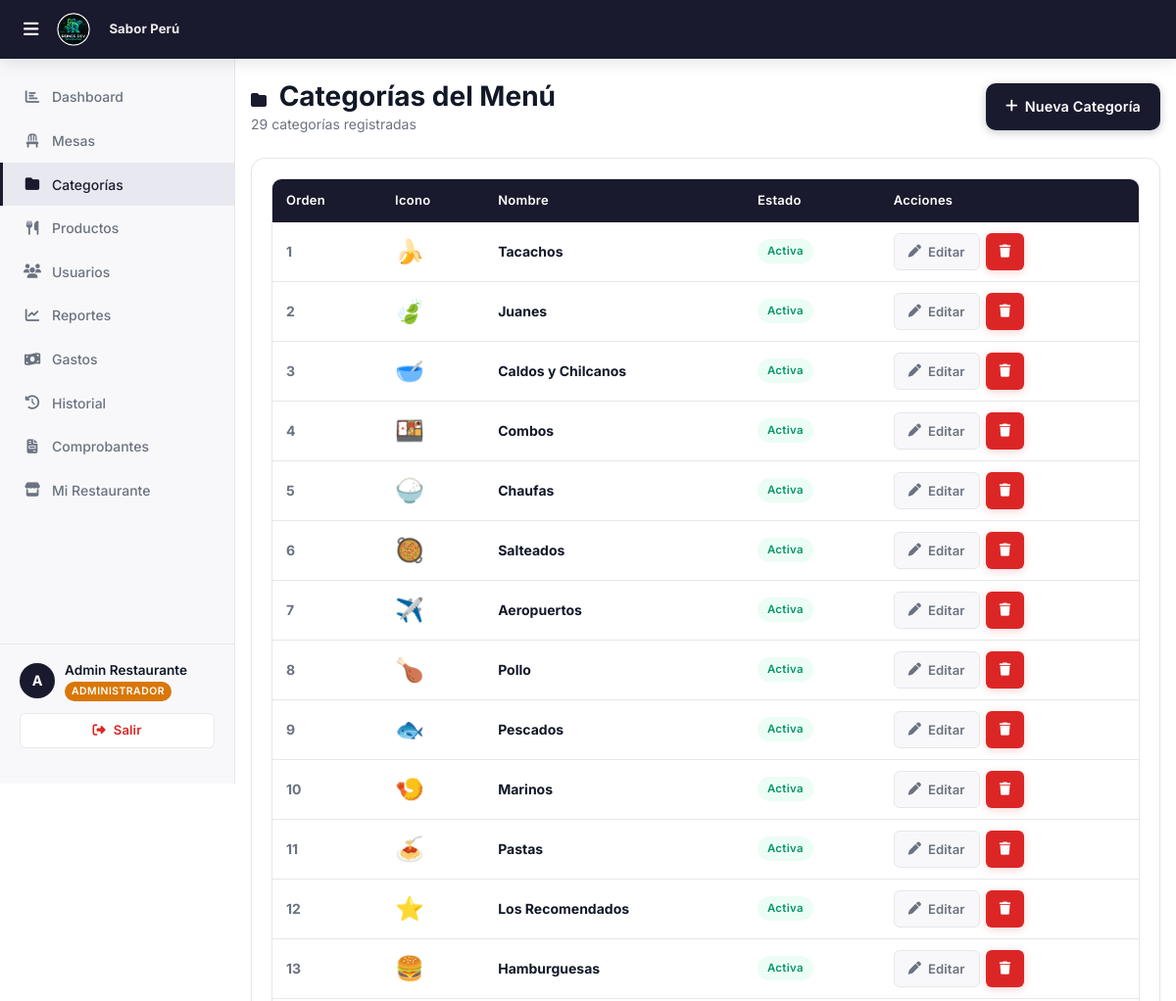
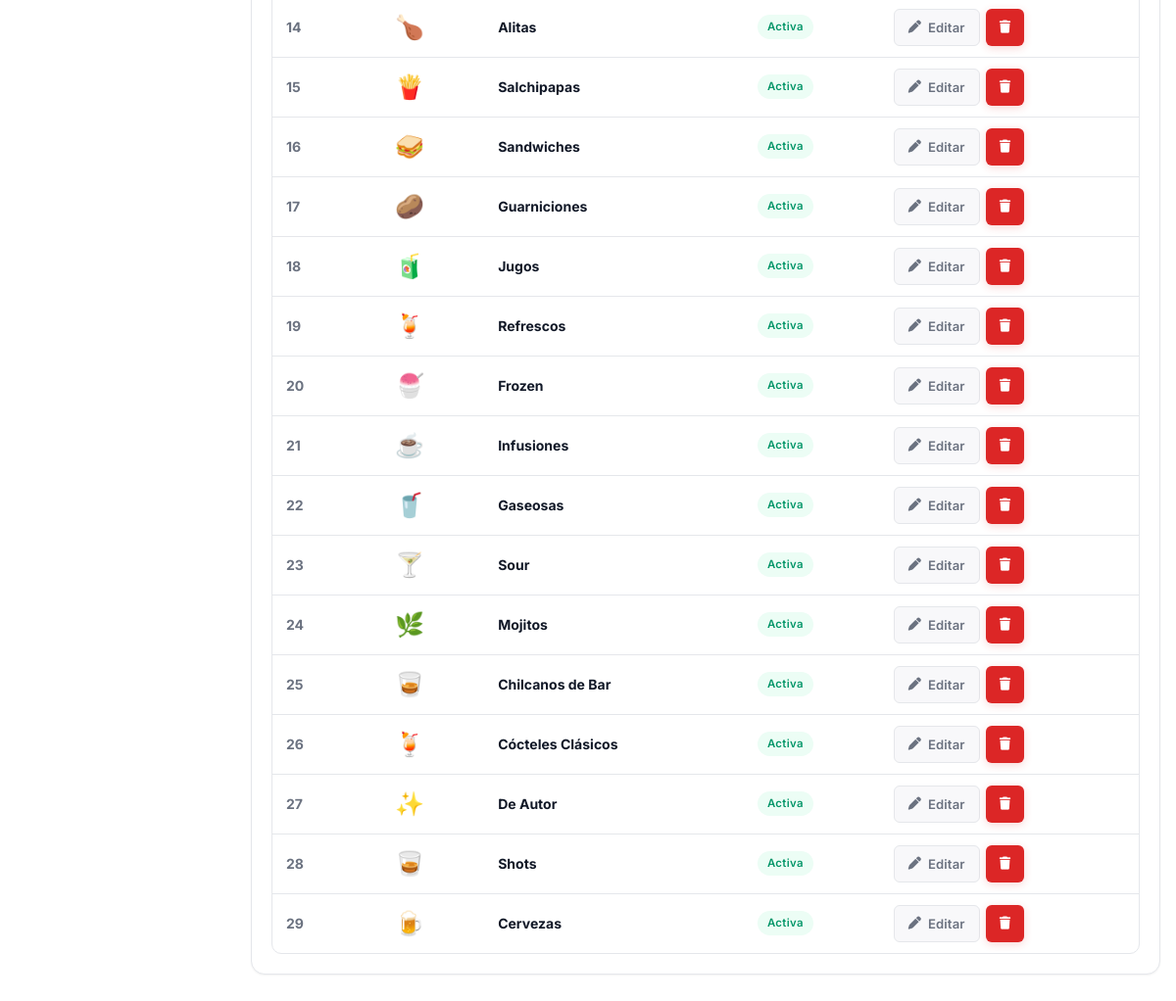
/roles/admin/menu_categorias.php (signed in), run on the app's committed database (2 pictures, top to bottom).
### tables this page shows
CREATE TABLE IF NOT EXISTS facturacion_config (
    id                  INT PRIMARY KEY AUTO_INCREMENT,
    restaurante_id      INT          NOT NULL UNIQUE,
    ruc                 VARCHAR(11)  DEFAULT NULL,
    razon_social        VARCHAR(200) DEFAULT NULL,
    direccion_fiscal    VARCHAR(300) DEFAULT NULL,
    serie_boleta        VARCHAR(4)   DEFAULT 'B001',
    serie_factura       VARCHAR(4)   DEFAULT 'F001',
    correlativo_boleta  INT          DEFAULT 0,
    correlativo_factura INT          DEFAULT 0,
    pie_mensaje         VARCHAR(300) DEFAULT '¡Gracias por su visita!',
    logo                VARCHAR(255) DEFAULT NULL,
    updated_at          TIMESTAMP    DEFAULT CURRENT_TIMESTAMP ON UPDATE CURRENT_TIMESTAMP,
    FOREIGN KEY (restaurante_id) REFERENCES restaurantes(id) ON DELETE CASCADE
);

CREATE TABLE IF NOT EXISTS restaurantes (
    id         INT PRIMARY KEY AUTO_INCREMENT,
    nombre     VARCHAR(100) NOT NULL,
    logo       VARCHAR(255) DEFAULT NULL,
    activo     TINYINT(1)   DEFAULT 1,
    created_at TIMESTAMP    DEFAULT CURRENT_TIMESTAMP
);

CREATE TABLE IF NOT EXISTS categorias (
    id              INT PRIMARY KEY AUTO_INCREMENT,
    restaurante_id  INT NOT NULL,
    nombre          VARCHAR(80)  NOT NULL,
    icono           VARCHAR(10)  DEFAULT '🍽️',
    orden           INT          DEFAULT 0,
    activo          TINYINT(1)   DEFAULT 1,
    FOREIGN KEY (restaurante_id) REFERENCES restaurantes(id) ON DELETE CASCADE
);

### roles/admin/menu_categorias.php (the view, shortened to what this page needs)
<?php
$restauranteId = $_SESSION['restaurante_id'];
$db = getDB();
$st = $db->prepare("SELECT * FROM categorias WHERE restaurante_id = ? ORDER BY orden ASC, id ASC");
$st->execute([$restauranteId]);
$categorias = $st->fetchAll();
require_once '../../includes/header.php';
?>
        <div class="page-content">
            <div class="d-flex align-center justify-between mb-24">
                <div>
                    <h1><i class="fa-solid fa-folder" style="font-size:1rem;margin-right:6px;color:var(--primary);"></i> Categorías del Menú</h1>
                    <p><?= count($categorias) ?> categorías registradas</p>
                </div>
                <button class="btn btn-primario" onclick="nuevaCategoria()" id="btn-nueva-cat">
                    <i class="fa-solid fa-plus"></i> Nueva Categoría
                </button>
            </div>
            <div class="card">
                <?php if ($categorias): ?>
                <div class="table-wrap">
                    <table>
                        <thead>
                            <tr>
                                <th>Orden</th>
                                <th>Icono</th>
                                <th>Nombre</th>
                                <th>Estado</th>
                                <th>Acciones</th>
                            </tr>
                        </thead>
                        <tbody>
                            <?php foreach ($categorias as $c): ?>
                            <tr>
                                <td style="color:var(--text-secondary);font-weight:700;"><?= $c['orden'] ?></td>
                                <td style="font-size:1.5rem;"><?= htmlspecialchars($c['icono']) ?></td>
                                <td><strong><?= htmlspecialchars($c['nombre']) ?></strong></td>
                                <td>
                                    <span class="badge <?= $c['activo'] ? 'badge-verde' : 'badge-gris' ?>">
                                        <?= $c['activo'] ? 'Activa' : 'Inactiva' ?>
                                    </span>
                                </td>
                                <td>
                                    <div style="display:flex;gap:6px;">
                                        <button class="btn btn-ghost btn-sm" title="Editar"
                                            onclick='editarCategoria(<?= json_encode($c) ?>)'>
                                            <i class="fa-solid fa-pen"></i> Editar
                                        </button>
                                        <button class="btn btn-peligro btn-sm" title="Eliminar"
                                            onclick="eliminarCategoria(<?= $c['id'] ?>, '<?= htmlspecialchars($c['nombre'], ENT_QUOTES) ?>')">
                                            <i class="fa-solid fa-trash"></i>
                                        </button>
                                    </div>
                                </td>
                            </tr>
                            <?php endforeach; ?>
                        </tbody>
                    </table>
                </div>
                <?php endif; ?>
            </div>
        </div>
<?php require_once '../../includes/footer.php'; ?>

### includes/header.php (shortened to what this page needs)
<?php
$rolLabel = [
    'superadmin' => 'Super Admin',
    'admin'      => 'Administrador',
    'atencion'   => 'Atención',
    'cocina'     => 'Cocina',
][$_SESSION['rol']] ?? $_SESSION['rol'];
$nombreInicial = strtoupper(substr($_SESSION['nombre'] ?? 'U', 0, 1));
$_brandingLogo   = BASE_URL . '/assets/logo.png';
$_brandingNombre = 'R.DEV';
if (!empty($_SESSION['restaurante_id']) && $_SESSION['rol'] !== 'superadmin') {
    try {
        $_dbB = getDB();
        $_stB = $_dbB->prepare("
            SELECT fc.logo, fc.nombre_comercial, r.nombre
            FROM restaurantes r
            LEFT JOIN facturacion_config fc ON fc.restaurante_id = r.id
            WHERE r.id = ?
        ");
        $_stB->execute([$_SESSION['restaurante_id']]);
        $_brand = $_stB->fetch();
        if ($_brand) {
            $_brandingNombre = htmlspecialchars(
                !empty($_brand['nombre_comercial']) ? $_brand['nombre_comercial'] : $_brand['nombre']
            );
        }
    } catch (Exception $_eB) {  }
}
?>
<!DOCTYPE html>
<html lang="es">
<head>
    <link rel="stylesheet" href="https://cdnjs.cloudflare.com/ajax/libs/font-awesome/6.5.1/css/all.min.css">
    <link rel="stylesheet" href="<?= BASE_URL ?>/assets/css/main.css?v=<?= filemtime(__DIR__ . '/../assets/css/main.css') ?>">
</head>
<body>
<nav class="navbar">
    <div class="navbar-brand">
        <?php if ($_SESSION['rol'] === 'superadmin'): ?>
            <img src="<?= BASE_URL ?>/assets/logo.png" alt="R.DEV" style="height:32px;width:auto;">
        <?php else: ?>
            <img src="<?= $_brandingLogo ?>" alt="<?= $_brandingNombre ?>"
                 style="height:36px;width:auto;max-width:120px;object-fit:contain;border-radius:4px;">
            <span style="font-size:.82rem;font-weight:700;color:rgba(255,255,255,.92);margin-left:8px;
                         max-width:160px;overflow:hidden;text-overflow:ellipsis;white-space:nowrap;
                         letter-spacing:.01em;">
                <?= $_brandingNombre ?>
            </span>
        <?php endif; ?>
    </div>
</nav>
<div class="layout-admin">
    <?php include __DIR__ . '/sidebar.php'; ?>
    <div class="main-content">

### includes/sidebar.php (shortened to what this page needs)
<?php
$rol = $_SESSION['rol'];
?>
<aside class="sidebar">
    <ul class="sidebar-menu">
        <?php if ($rol === 'superadmin'): ?>
            <li><a href="<?= BASE_URL ?>/roles/superadmin/dashboard.php"><span class="menu-icon"><i class="fa-solid fa-globe"></i></span> Dashboard Global</a></li>
            <li><a href="<?= BASE_URL ?>/roles/superadmin/restaurantes.php"><span class="menu-icon"><i class="fa-solid fa-store"></i></span> Restaurantes</a></li>
            <li><a href="<?= BASE_URL ?>/roles/superadmin/perfil.php"><span class="menu-icon"><i class="fa-solid fa-user-shield"></i></span> Mi Perfil</a></li>
        <?php elseif ($rol === 'admin'): ?>
            <li><a href="<?= BASE_URL ?>/roles/admin/dashboard.php"><span class="menu-icon"><i class="fa-solid fa-chart-bar"></i></span> Dashboard</a></li>
            <li><a href="<?= BASE_URL ?>/roles/admin/mesas.php"><span class="menu-icon"><i class="fa-solid fa-chair"></i></span> Mesas</a></li>
            <li><a href="<?= BASE_URL ?>/roles/admin/menu_categorias.php"><span class="menu-icon"><i class="fa-solid fa-folder"></i></span> Categorías</a></li>
            <li><a href="<?= BASE_URL ?>/roles/admin/menu_productos.php"><span class="menu-icon"><i class="fa-solid fa-utensils"></i></span> Productos</a></li>
            <li><a href="<?= BASE_URL ?>/roles/admin/usuarios.php"><span class="menu-icon"><i class="fa-solid fa-users"></i></span> Usuarios</a></li>
            <li><a href="<?= BASE_URL ?>/roles/admin/reportes.php"><span class="menu-icon"><i class="fa-solid fa-chart-line"></i></span> Reportes</a></li>
            <li><a href="<?= BASE_URL ?>/roles/admin/gastos.php"><span class="menu-icon"><i class="fa-solid fa-money-bill-wave"></i></span> Gastos</a></li>
            <li><a href="<?= BASE_URL ?>/roles/admin/historial.php"><span class="menu-icon"><i class="fa-solid fa-clock-rotate-left"></i></span> Historial</a></li>
            <li><a href="<?= BASE_URL ?>/roles/admin/historial_comprobantes.php"><span class="menu-icon"><i class="fa-solid fa-file-invoice"></i></span> Comprobantes</a></li>
            <li><a href="<?= BASE_URL ?>/roles/admin/config_facturacion.php"><span class="menu-icon"><i class="fa-solid fa-store"></i></span> Mi Restaurante</a></li>
        <?php elseif ($rol === 'cocina'): ?>
            <li><a href="<?= BASE_URL ?>/roles/cocina/dashboard.php"><span class="menu-icon"><i class="fa-solid fa-kitchen-set"></i></span> Panel Cocina</a></li>
        <?php endif; ?>
    </ul>
    <div class="sidebar-user-panel" style="padding: 16px 20px; border-top: 1px solid var(--border); background: var(--bg-secondary); margin-top: auto; display: flex; flex-direction: column; gap: 12px; overflow: hidden;">
        <div style="display: flex; align-items: center; gap: 10px;">
            <div class="avatar" style="width: 36px; height: 36px; background: var(--primary); color: #fff; border-radius: 50%; display: flex; align-items: center; justify-content: center; font-weight: 700; font-size: 0.9rem; flex-shrink: 0;">
                <?= $nombreInicial ?>
            </div>
            <div style="display: flex; flex-direction: column; min-width: 0; flex: 1;">
                <span style="font-size: 0.85rem; font-weight: 600; color: var(--text-primary); overflow: hidden; text-overflow: ellipsis; white-space: nowrap;">
                    <?= htmlspecialchars($_SESSION['nombre'] ?? 'Usuario') ?>
                </span>
                <span class="rol-badge rol-<?= $rol ?>" style="align-self: flex-start; margin-top: 2px;">
                    <?= $rolLabel ?>
                </span>
            </div>
        </div>
        <?php if (!isset($hideLogout) || !$hideLogout): ?>
        <a href="<?= BASE_URL ?>/auth/logout.php" class="btn btn-ghost btn-sm btn-full" style="min-height: 36px; gap: 8px; justify-content: center; border-color: var(--border); color: var(--danger); background: var(--surface);">
            <i class="fa-solid fa-right-from-bracket"></i>
            <span>Salir</span>
        </a>
        <?php endif; ?>
    </div>
</aside>

### includes/footer.php (shortened to what this page needs)
    </div>
</div>
</body>
</html>

### data on the page
facturacion_config: restaurante.nombre "Sabor Perú"
categorias: orden "1", icono "🍌", nombre "Tacachos", activo "Activa"
categorias: orden "2", icono "🍃", nombre "Juanes", activo "Activa"
categorias: orden "3", icono "🥣", nombre "Caldos y Chilcanos", activo "Activa"
categorias: orden "4", icono "🍱", nombre "Combos", activo "Activa"
categorias: orden "5", icono "🍚", nombre "Chaufas", activo "Activa"
categorias: orden "6", icono "🥘", nombre "Salteados", activo "Activa"
categorias: orden "7", icono "✈️", nombre "Aeropuertos", activo "Activa"
categorias: orden "8", icono "🍗", nombre "Pollo", activo "Activa"
categorias: orden "9", icono "🐟", nombre "Pescados", activo "Activa"
categorias: orden "10", icono "🍤", nombre "Marinos", activo "Activa"
categorias: orden "11", icono "🍝", nombre "Pastas", activo "Activa"
categorias: orden "12", icono "⭐", nombre "Los Recomendados", activo "Activa"
categorias: orden "13", icono "🍔", nombre "Hamburguesas", activo "Activa"
categorias: orden "14", icono "🍗", nombre "Alitas", activo "Activa"
categorias: orden "15", icono "🍟", nombre "Salchipapas", activo "Activa"
categorias: orden "16", icono "🥪", nombre "Sandwiches", activo "Activa"
categorias: orden "17", icono "🥔", nombre "Guarniciones", activo "Activa"
categorias: orden "18", icono "🧃", nombre "Jugos", activo "Activa"
categorias: orden "19", icono "🍹", nombre "Refrescos", activo "Activa"
categorias: orden "20", icono "🍧", nombre "Frozen", activo "Activa"
categorias: orden "21", icono "☕", nombre "Infusiones", activo "Activa"
categorias: orden "22", icono "🥤", nombre "Gaseosas", activo "Activa"
categorias: orden "23", icono "🍸", nombre "Sour", activo "Activa"
categorias: orden "24", icono "🌿", nombre "Mojitos", activo "Activa"
categorias: orden "25", icono "🥃", nombre "Chilcanos de Bar", activo "Activa"
categorias: orden "26", icono "🍹", nombre "Cócteles Clásicos", activo "Activa"
categorias: orden "27", icono "✨", nombre "De Autor", activo "Activa"
categorias: orden "28", icono "🥃", nombre "Shots", activo "Activa"
categorias: orden "29", icono "🍺", nombre "Cervezas", activo "Activa"

### other printed values
$nombreInicial "A"
$_SESSION['nombre'] "Admin Restaurante"
$rolLabel "ADMINISTRADOR"
count($categorias) "29"
